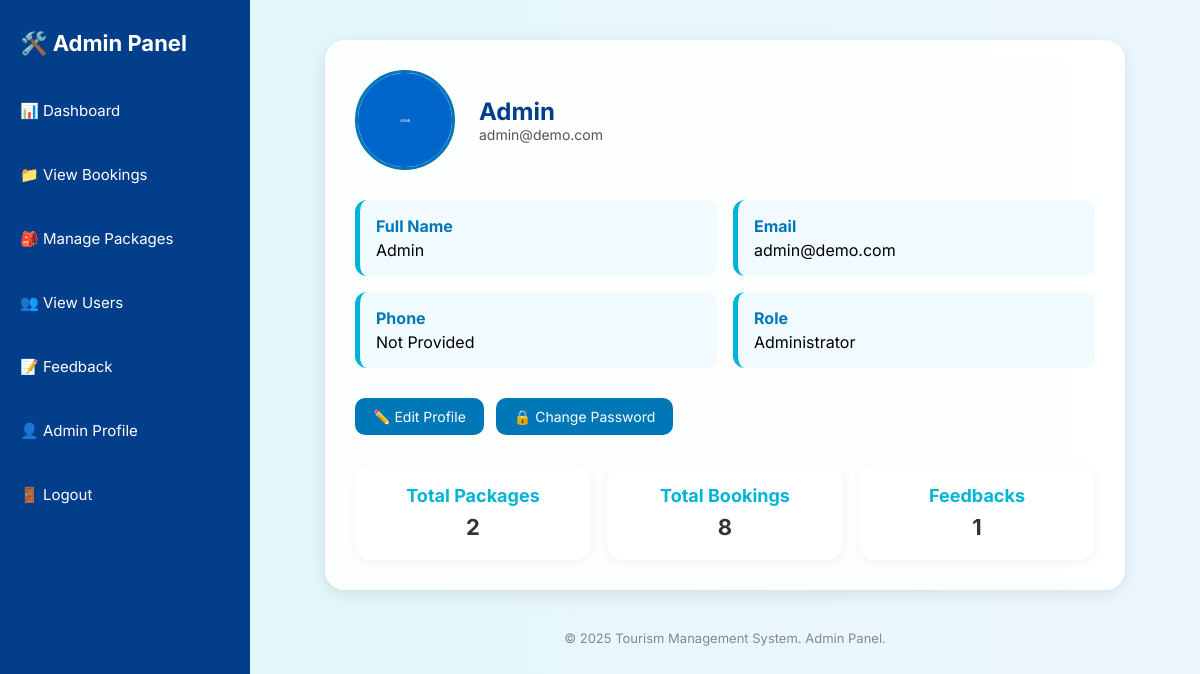
The app's page /admin/profile (signed in) with its own data.
### tables this page shows
CREATE TABLE admins (
    id INTEGER PRIMARY KEY AUTOINCREMENT,
    fullname TEXT NOT NULL,
    email TEXT UNIQUE NOT NULL,
    password_hash TEXT NOT NULL,
    phone TEXT,
    role TEXT DEFAULT 'Administrator',
    avatar_url TEXT DEFAULT '/static/admin_default.png',
    created_at TIMESTAMP DEFAULT CURRENT_TIMESTAMP
, avatar TEXT);

### app.py (the view)
@app.route("/admin/profile")
@admin_required
def admin_profile():
    db = get_db()
    admin_id = session.get("admin_id")
    admin = db.execute("SELECT * FROM admins WHERE id=?", (admin_id,)).fetchone()
    if not admin:
        flash("Admin not found.", "error")
        return redirect(url_for("admin_dashboard"))
    stats = {
        "total_packages": db.execute("SELECT COUNT(*) FROM packages").fetchone()[0],
        "total_bookings": db.execute("SELECT COUNT(*) FROM bookings").fetchone()[0],
        "total_feedbacks": db.execute("SELECT COUNT(*) FROM feedback").fetchone()[0],
    }
    avatar_url = admin["avatar_url"] if admin["avatar_url"] else url_for("static", filename="admin_default.png")
    return render_template(
        "admin_profile.html",
        admin={
            "fullname": admin["fullname"],
            "email": admin["email"],
            "phone": admin["phone"] if "phone" in admin.keys() else "Not Provided",
            "role": admin["role"] if "role" in admin.keys() else "Administrator",
            "avatar_url": avatar_url
        },
        stats=stats
    )

### app.py (called while the page is built)
def get_db():
    if "db" not in g:
        db_url = os.environ.get("DATABASE_URL")  # Render will provide this
        if db_url:
            url = urlparse(db_url)
            g.db = psycopg2.connect(
                database=url.path[1:],
                user=url.username,
                password=url.password,
                host=url.hostname,
                port=url.port
            )
            g.db.autocommit = True
        else:
            g.db = sqlite3.connect(DB_PATH)
            g.db.row_factory = sqlite3.Row
            g.db.execute("PRAGMA foreign_keys = ON;")
    return g.db

def admin_required(f):
    from functools import wraps
    @wraps(f)
    def _wrap(*args, **kwargs):
        if "admin_id" not in session:
            flash("Admin login required.", "warning")
            return redirect(url_for("admin_login"))
        return f(*args, **kwargs)
    return _wrap

### templates/admin_profile.html (shortened to what this page needs)
<!DOCTYPE html>
<html lang="en">
<head>
</head>
<body>
  <aside class="sidebar">
    <h2>🛠️ Admin Panel</h2>
    <a href="{{ url_for('admin_dashboard') }}" class="nav-link">📊 Dashboard</a>
    <a href="{{ url_for('all_bookings') }}" class="nav-link">📁 View Bookings</a>
    <a href="{{ url_for('admin_packages') }}" class="nav-link">🎒 Manage Packages</a>
    <a href="{{ url_for('view_users') }}" class="nav-link">👥 View Users</a>
    <a href="{{ url_for('feedback_reports') }}" class="nav-link">📝 Feedback</a>
    <a href="{{ url_for('admin_profile') }}" class="nav-link">👤 Admin Profile</a>
    <a href="{{ url_for('index') }}" class="nav-link">🚪 Logout</a>
  </aside>
  <main class="main-content">
    <div class="profile-card">
      <div class="profile-header">
        <img src="{{ admin.avatar_url or url_for('static', filename='admin_default.png') }}" alt="Admin Avatar">
        <div class="profile-details">
          <h1>{{ admin.fullname or "Administrator" }}</h1>
          <p>{{ admin.email or "No Email Provided" }}</p>
        </div>
      </div>
      <div class="info-list">
        <div class="info-item">
          <strong>Full Name</strong>
          {{ admin.fullname or "Administrator" }}
        </div>
        <div class="info-item">
          <strong>Email</strong>
          {{ admin.email or "Not Provided" }}
        </div>
        <div class="info-item">
          <strong>Phone</strong>
          {{ admin.phone or "Not Provided" }}
        </div>
        <div class="info-item">
          <strong>Role</strong>
          {{ admin.role or "Admin" }}
        </div>
      </div>
      <div class="actions">
        <a href="{{ url_for('edit_admin_profile') }}">✏️ Edit Profile</a>
        <a href="{{ url_for('change_password') }}">🔒 Change Password</a>
      </div>
      <div class="stats">
        <div class="stat-box">
          <h3>Total Packages</h3>
          <p>{{ stats.total_packages or 0 }}</p>
        </div>
        <div class="stat-box">
          <h3>Total Bookings</h3>
          <p>{{ stats.total_bookings or 0 }}</p>
        </div>
        <div class="stat-box">
          <h3>Feedbacks</h3>
          <p>{{ stats.total_feedbacks or 0 }}</p>
        </div>
      </div>
    </div>
    <footer>
      &copy; 2025 Tourism Management System. Admin Panel.
    </footer>
  </main>
</body>
</html>

### templates/admin_profile.html (style rules this page uses)
* { box-sizing: border-box; margin: 0; padding: 0; font-family: 'Inter', sans-serif; }
body { display: flex; min-height: 100vh; background: linear-gradient(to right, #e0f7fa, #eef7ff); }
.sidebar { width: 250px; background-color: #023e8a; padding: 30px 20px; color: white; display: flex; flex-direction: column; gap: 25px; }
.sidebar h2 { font-size: 22px; margin-bottom: 10px; }
.nav-link { text-decoration: none; color: white; margin: 10px 0; display: block; font-size: 15px; transition: color 0.3s; }
.main-content { flex: 1; padding: 40px; }
.profile-card { background: rgba(255, 255, 255, 0.9); backdrop-filter: blur(8px); padding: 30px; border-radius: 20px; box-shadow: 0 4px 18px rgba(0,0,0,0.1); max-width: 800px; margin: auto; }
.profile-header { display: flex; align-items: center; gap: 24px; margin-bottom: 30px; }
.profile-header img { width: 100px; height: 100px; border-radius: 50%; object-fit: cover; border: 3px solid #0077b6; }
.profile-details h1 { font-size: 24px; color: #023e8a; }
.profile-details p { font-size: 14px; color: #555; }
.info-list { display: grid; grid-template-columns: repeat(auto-fit, minmax(240px, 1fr)); gap: 16px; margin-bottom: 30px; }
.info-item { background-color: #f1faff; padding: 16px; border-radius: 12px; border-left: 5px solid #00b4d8; }
.info-item strong { display: block; margin-bottom: 4px; color: #0077b6; }
.actions { display: flex; gap: 12px; margin-bottom: 30px; }
.actions a { padding: 10px 18px; border: none; background-color: #0077b6; color: white; border-radius: 10px; font-size: 14px; cursor: pointer; text-decoration: none; display: inline-block; transition: background-color 0.3s; }
.stats { display: grid; grid-template-columns: repeat(auto-fit, minmax(180px, 1fr)); gap: 16px; }
.stat-box { background: white; padding: 20px; border-radius: 16px; box-shadow: 0 2px 10px rgba(0,0,0,0.06); text-align: center; }
.stat-box h3 { color: #00b4d8; font-size: 18px; margin-bottom: 8px; }
.stat-box p { font-size: 22px; font-weight: bold; color: #333; }
footer { margin-top: 40px; text-align: center; font-size: 13px; color: #888; }

### records on screen
admins: avatar_url (placeholder picture), fullname "Admin", email "admin@demo.com", role "Administrator"

### other values on screen
{{ admin.phone or "Not Provided" }} "Not Provided"
{{ stats.total_packages or 0 }} "2"
{{ stats.total_bookings or 0 }} "8"
{{ stats.total_feedbacks or 0 }} "1"
